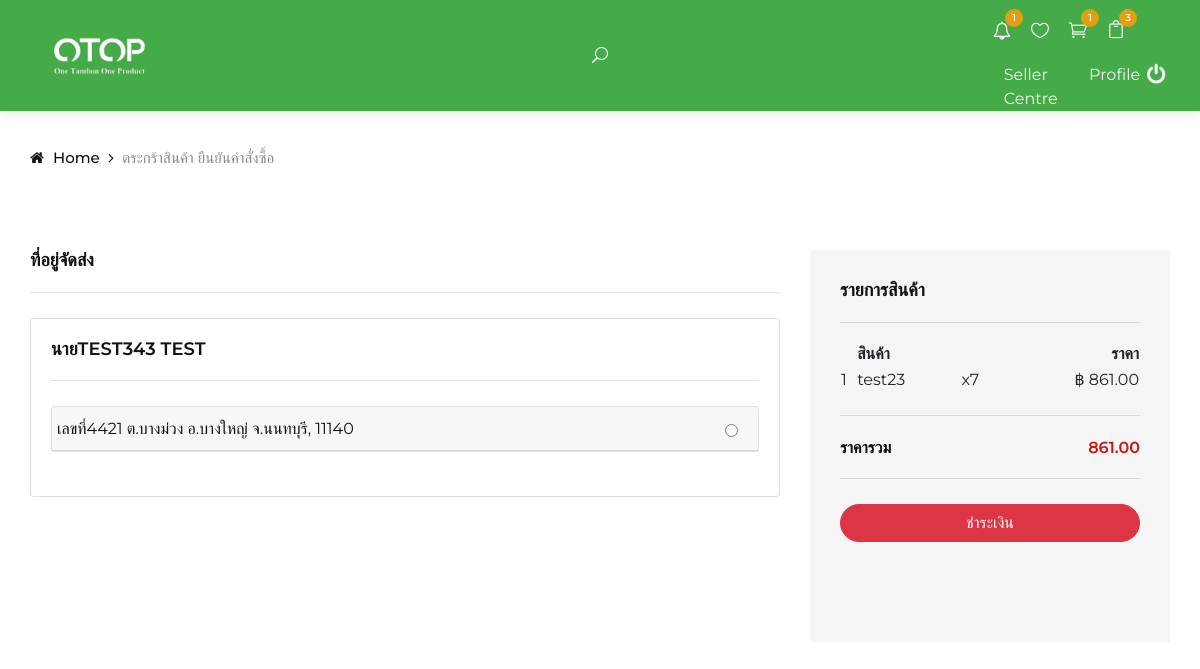
/views/Customer/checkout/checkout.php (signed in), run on an earlier commit of the app's database.
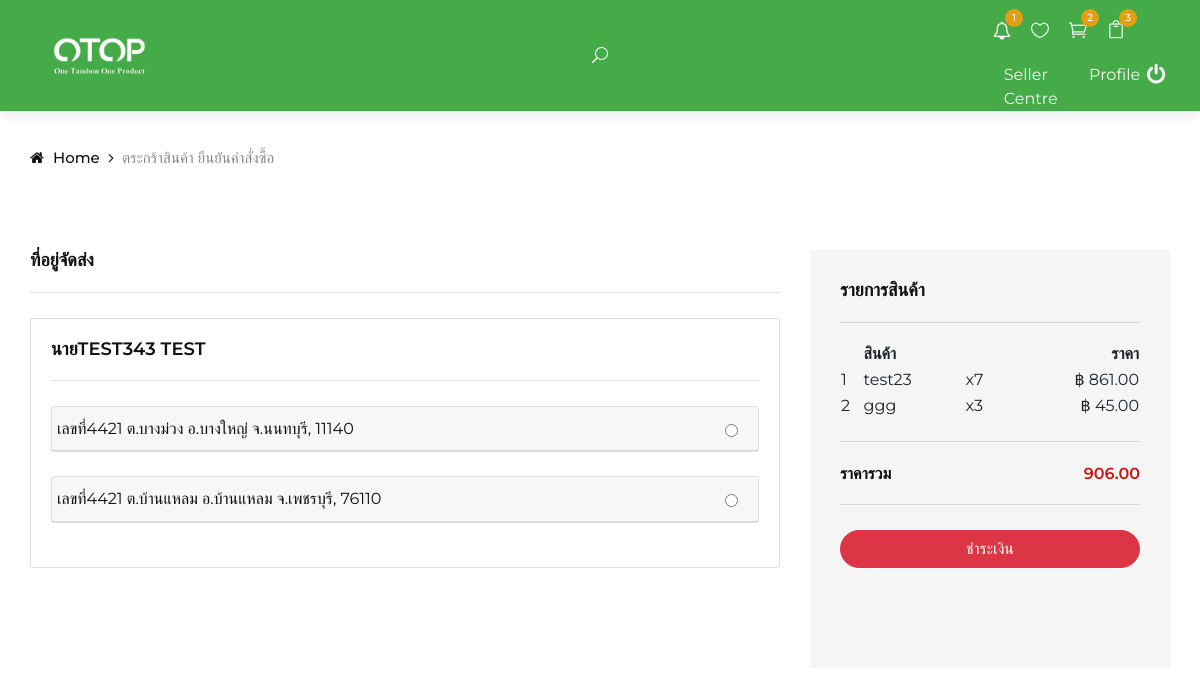
And on a later commit of the database.
### tables this page shows
CREATE TABLE `shopping_cart` (
  `scid` int(11) NOT NULL,
  `uid` int(11) NOT NULL,
  `product_id` int(11) NOT NULL,
  `quantity` int(11) NOT NULL,
  `feature` int(11) DEFAULT NULL
);

CREATE TABLE `product` (
  `product_id` int(11) NOT NULL,
  `product_number` varchar(20) NOT NULL,
  `product_name` varchar(255) NOT NULL,
  `product_description` text NOT NULL,
  `product_specification` text NOT NULL,
  `product_type` int(11) NOT NULL,
  `price` double NOT NULL,
  `shipping_cost` double NOT NULL,
  `stock` int(11) NOT NULL,
  `shop_id` int(11) NOT NULL,
  `delivery_type` int(11) NOT NULL,
  `profile_product` varchar(90) DEFAULT NULL,
  `picture` varchar(90) DEFAULT NULL,
  `qrcode` varchar(50) DEFAULT NULL,
  `modify` int(11) DEFAULT NULL
);

### dbConnect.php (called while the page is built, shortened)
<?php
function connectDB()
{
    $servername = "localhost";
    $username = "root";
    $password = "";
    try {
        $conn = new PDO("mysql:host=$servername;dbname=otop_shop;charset=utf8", $username, $password);
        $conn->setAttribute(PDO::ATTR_ERRMODE, PDO::ERRMODE_EXCEPTION);
        return $conn;
    } catch (PDOException $e) {
        return "Connection failed: " . $e->getMessage();
    }
}
function selectData($str)
{
    $myConDB = connectDB();
    try {
        $stmt = $myConDB->prepare($str);
        $stmt->execute();
        $num = 0;
        while ($result = $stmt->fetch(PDO::FETCH_ASSOC)) {
            $num++;
            foreach ($result as $key => $value) {
                $data[$num][$key] = $value;
            }
        }
        $data[0]['numrow'] = $num;
        return $data;
    } catch (PDOException $e) {
        $conn = null;
        return "Error: " . $e->getMessage();
    }
}
?>

### query/query.php (called while the page is built, shortened)
<?php
include_once("../../../dbConnect.php");
function getAddressUser($uid)
{
    $sql = "SELECT * FROM `delivery_address`
                    INNER JOIN `user-title` ON `delivery_address`.`title` = `user-title`.`id`
                    INNER JOIN `subdistricts` ON `delivery_address`.`subdistrict` = `subdistricts`.`id`
                    INNER JOIN `districts` ON `subdistricts`.`district_id` = `districts`.`id`
                    INNER JOIN `provinces` ON `districts`.`province_id` = `provinces`.`id`
                    WHERE `delivery_address`.`uid` = $uid";
    $DATA = selectData($sql);
    return $DATA;
}
function getShopingCart($uid)
{
    $sql = "SELECT * FROM `shopping_cart`
                    INNER JOIN `product` ON `shopping_cart`.`product_id` = `product`.`product_id`
            WHERE `uid` = '$uid'";
    $DATA = selectData($sql);
    return $DATA;
}

### views/Customer/checkout/checkout.php (the view, shortened to what the rows shown need)
<!DOCTYPE html>
<html lang="en">
<?php
include_once("../../../query/query.php");
if (isset($_SESSION[md5('typeid')]) && isset($_SESSION[md5('username')]) && isset($_SESSION[md5('user')])) {
    $USER = $_SESSION[md5('user')];
    $uid = $USER[1]["uid"];
    $ADDRESS_DELIVERTY = getAddressUser($uid);
    $SHOPING_CART = getShopingCart($uid);
}
?>
<head>
    <link rel="stylesheet" href="checkout.css">
</head>
<body>
    <section class="checkout spad">
        <div class="container">
            <form action="manage.php" class="checkout__form" method="post" enctype="multipart/form-data" id="form-checkout" name="form-checkout" role="form">
                <div class="row">
                    <div class="col-lg-4">
                        <div class="checkout__order" style="padding-bottom: 100px; ">
                            <div class="checkout__order__product">
                                <table style="width: 100%;">
                                    <thead>
                                        <tr>
                                            <th style="text-align: center;"></th>
                                            <th style="text-align: left;">สินค้า</th>
                                            <th style="text-align: center;"></th>
                                            <th style="text-align: right;">ราคา</th>
                                        </tr>
                                    </thead>
                                    <tbody>
                                        <?php
                                        for ($i = 1; $i < count($SHOPING_CART); $i++) {
                                        ?>
                                            <tr>
                                                <td style="text-align: left;"><?php echo  $i; ?></td>
                                                <td style="text-align: left;"><?php echo  $SHOPING_CART[$i]["product_name"]; ?></td>
                                                <td style="text-align: left;"><?php echo  "x" . $SHOPING_CART[$i]["quantity"]; ?></td>
                                                <td style="text-align: right;"><?php echo  "฿ " . number_format($SHOPING_CART[$i]["price"] * $SHOPING_CART[$i]["quantity"], 2); ?></td>
                                            </tr>
                                        <?php
                                        }
                                        ?>
                                    </tbody>
                                </table>
                            </div>
                        </div>
                    </div>
                </div>
            </form>
        </div>
    </section>
</body>
</html>

What changed in the data, as far as the page shows it:
added shopping_cart: product.product_name "ggg", quantity "3", $SHOPING_CART[$i]["price"] * $SHOPING_CART[$i]["quantity"] "45.00"
Also different on the page:
$COUNT_SHOPING_CART: "1" → "2"
array_sum($PRICES): "861.00" → "906.00"
new list line: "เลขที่ 4421 ต. บ้านแหลม อ. บ้านแหลม จ. เพชรบุรี , 76110 ☐"
